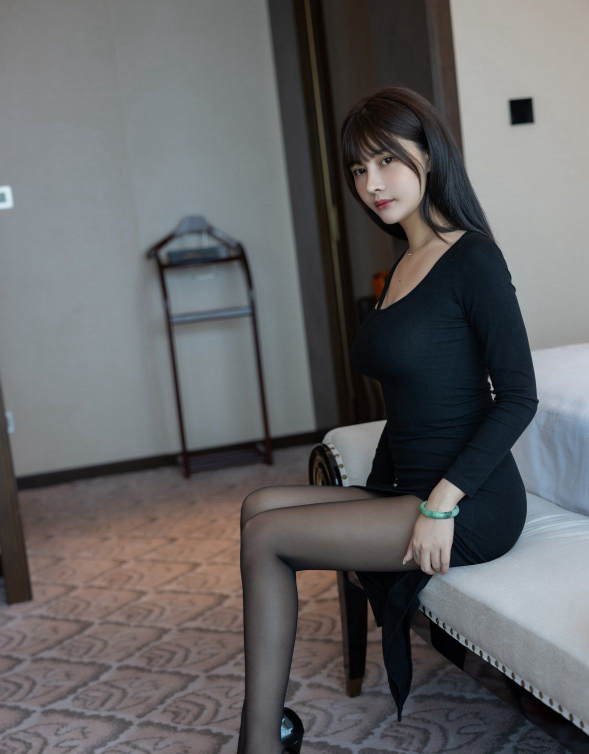
#> input picture picture_material/beauty_leg2.jpg, 1178 x 1507 px, found by its file name (shown at 1/2 size)
$ python 6.buttworth_low.py
#> lines starting #> are read from the running program, lines starting #| are printed output that depends on the picture
import numpy as np
import cv2
img = cv2.imread("picture_material/beauty_leg2.jpg")
#> img is the input picture: shape (1507, 1178, 3); mean B, G, R 101.2, 99.8, 100.1
img = cv2.resize(img, (int(img.shape[1]/4),int(img.shape[0]/4)), interpolation=cv2.INTER_AREA)
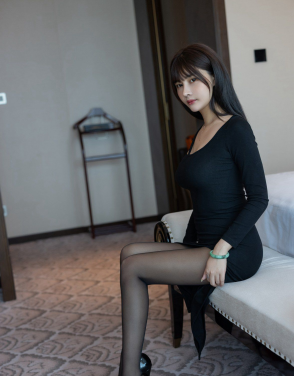
#> img: shape (376, 294, 3); mean B, G, R 101.2, 99.8, 100.1
img = cv2.cvtColor(img, cv2.COLOR_BGR2GRAY)
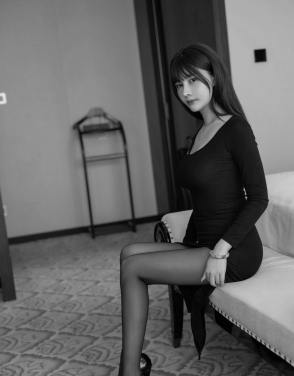
#> img: shape (376, 294); min 0, max 230, mean 100
# print(image.shape)
def frequency_filter(image ,filter):
    """
    :param image:
    :param filter: 频域变换函数
    :return:
    """
    fftImg = np.fft.fft2(image) #对图像进行傅里叶变换
    fftImgShift = np.fft.fftshift(fftImg)#傅里叶变换后坐标移动到图像中心
    handle_fftImgShift1 = fftImgShift*filter#对傅里叶变换后的图像进行频域变换

    handle_fftImgShift2 = np.fft.ifftshift(handle_fftImgShift1)
    handle_fftImgShift3 = np.fft.ifft2(handle_fftImgShift2)
    handle_fftImgShift4 = np.real(handle_fftImgShift3)#傅里叶反变换后取频域
    return np.uint8(handle_fftImgShift4)

def ILPF(image,d0,n):#理想低通滤波器
    H = np.empty_like(image,dtype=float)
    M,N = image.shape
    mid_x = int(M/2)
    mid_y = int(N/2)
    for y in range(0, M):
        for x in range(0,N):
            d = np.sqrt((x - mid_x) ** 2 + (y - mid_y) ** 2)
            if d <= d0:
                H[y, x] = 1**n
            else:
                H[y, x] = 0**n
    return H

def IHPF(img, d0, n):#理想高通滤波器
    H = np.empty_like(img, dtype = float)
    M, N = img.shape
    mid_x = int(M / 2)
    mid_y = int(N / 2)
    for y in range(0, M):
        for x in range(0, N):
            d = np.sqrt((x - mid_x) ** 2 + (y - mid_y) ** 2)
            if d <= d0:
                H[y, x] = 0**n
            else:
                H[y, x] = 1**n
    return H

def BLPF(image,d0,n):#巴特沃斯低通滤波器
    H = np.empty_like(image,float)
    M,N = image.shape
    mid_x = int(M/2)
    mid_y = int(N/2)
    for y in range(0, M):
        for x in range(0, N):
            d = np.sqrt((x - mid_x) ** 2 + (y - mid_y) ** 2)
            H[y,x] = 1/(1+(d/d0)**(n))
    return H

def GLPF(image,d0,n):#高斯低通滤波器
    H = np.empty_like(image,float)
    M, N = image.shape
    mid_x = M/2
    mid_y = N/2
    for x in range(0, M):
        for y in range(0, N):
            d = np.sqrt((x - mid_x)**2 + (y - mid_y) ** 2)
            H[x, y] = np.exp(-d**n/(2*d0**n))
    return H


def image_arrage(image,W,H,n,d0,step,filter):#图像绘制
    """
    :param image: 原始图像
    :param W: 每列图像个数
    :param H: 每行图像个数
    :param n: 阶数
    :param d0: 初始截止频率
    :param step: 截止频率步距
    :return: None
    """
#> called with W = 4, H = 2, n = 2, d0 = 30, step = 20
    imageHstack = {}
    for i in range(H):
        hStack = 'H'+str(i)
        flag = 0
        for i in range(W):
            if flag ==0:
                imageHstack[hStack] = frequency_filter(image,filter(image,d0,n))
                d0 += step
                flag +=1
            else:
                imageHstack[hStack] = np.hstack((imageHstack[hStack], frequency_filter(image, filter(image, d0, n))))
                d0 += step
                flag += 1
#> this loop made 2 passes
#> hStack on pass 2: 'H1'
#> pass 1, in frequency_filter, `handle_fftImgShift4 = np.real(handle_fftImgShift3)#傅里叶反变换后取频域`:
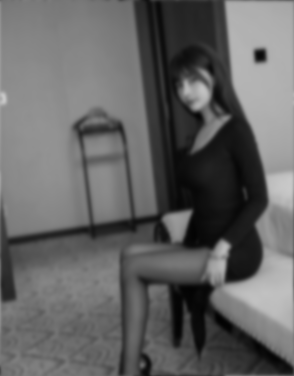
#> handle_fftImgShift4: shape (376, 294) float64; min 1.87, max 201.1, mean 100
#> pass 1, in GLPF (call 2), `H = np.empty_like(image,float)`:
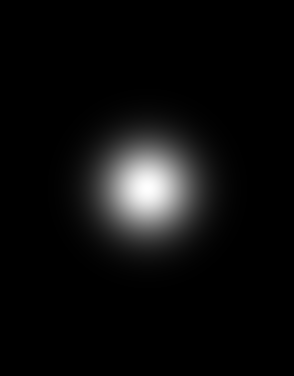
#> H: shape (376, 294) float64; min 4.69e-310, max 1, mean 0.0512
#> pass 1, in GLPF (call 3), `H = np.empty_like(image,float)`:
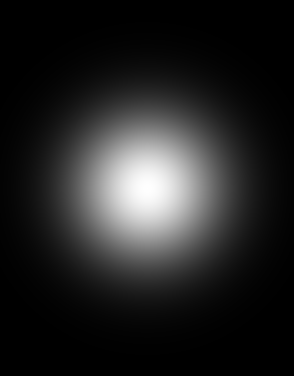
#> H: shape (376, 294) float64; min 4.69e-310, max 1, mean 0.142
#> after the loop, d0 = 190; imageHstack = 2 items
    flag = 0
#> flag = 0
    for i in imageHstack.values():

        if  flag == 0:
            imageStack = i
            flag += 1
        else:
            imageStack = np.vstack((imageStack,i))
#> this loop made 2 passes
#> flag on pass 1: 1
#> pass 1, in image_arrage, `imageStack = i`:
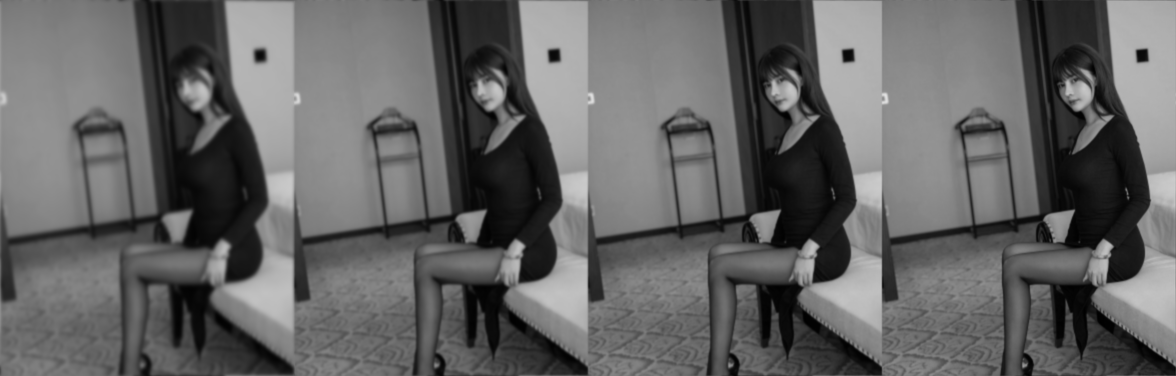
#> imageStack: shape (376, 1176); min 0, max 225, mean 99.5
#> pass 2, in image_arrage, `imageStack = np.vstack((imageStack,i))`:
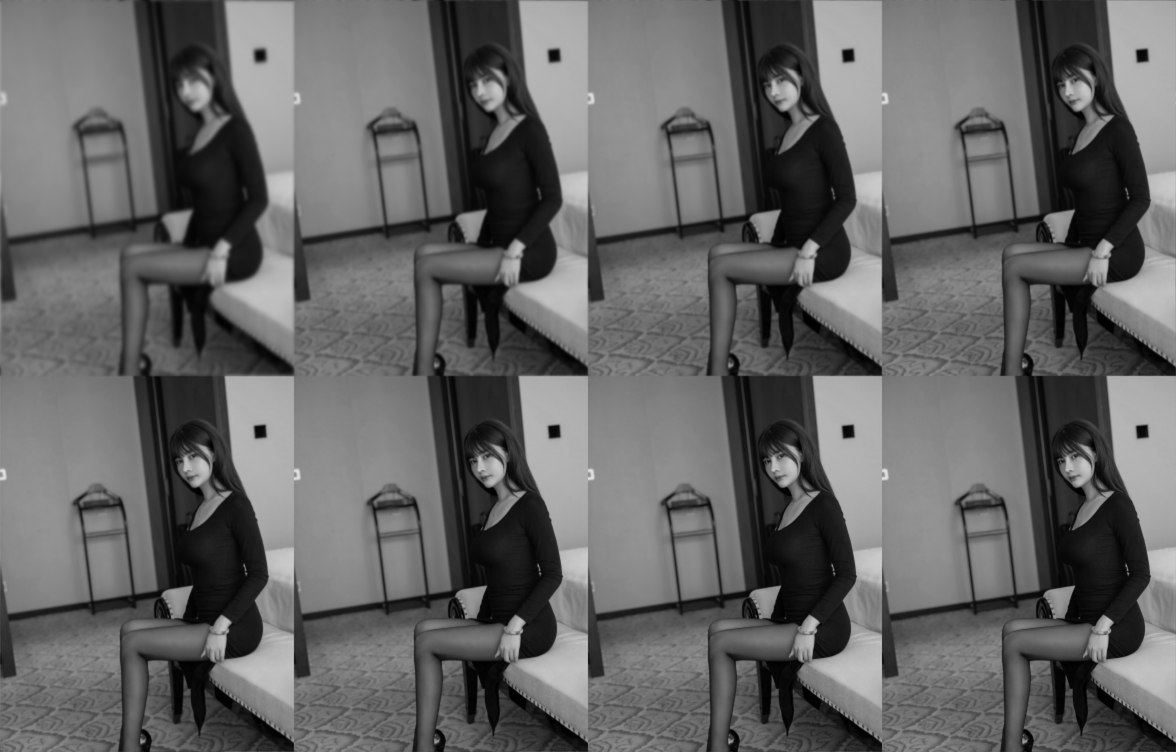
#> imageStack: shape (752, 1176); min 0, max 228, mean 99.5
#> after the loop, flag = 1
    # print(imageStack)
    return imageStack


# [11 lines of commented-out code are left out]
cv2.imshow('Img3',image_arrage(img,4,2,2,30,20,GLPF))

# cv2.resizeWindow('Img3',(20,20))
# cv2.imshow('Img3',frequency_filter(image,GLPF(image,80,n=2)))
cv2.waitKey()

$ run again, with picture_material/beauty_leg3.jpg copied over picture_material/beauty_leg2.jpg
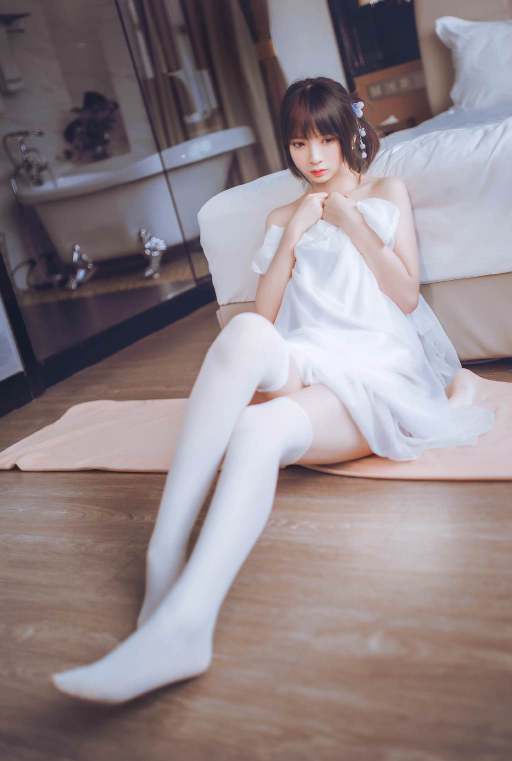
#> input picture picture_material/beauty_leg3.jpg, 1024 x 1522 px, found by its file name (shown at 1/2 size)
#> img is the input picture: shape (1522, 1024, 3); mean B, G, R 137.4, 133.4, 145.1
#> the loop in image_arrage, `for i in range(H):` made 2 passes
#> hStack on pass 2: 'H1'
#> pass 1, in GLPF (call 3), `H = np.empty_like(image,float)`:
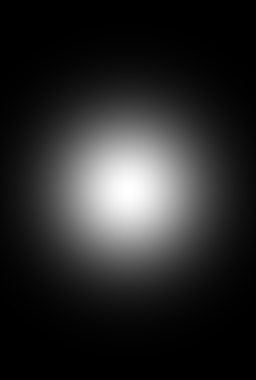
#> H: shape (380, 256) float64; min 4.69e-310, max 1, mean 0.16
#> after the loop in image_arrage, `for i in range(H):`: d0 = 190; imageHstack = 2 items
#> in image_arrage, `flag = 0`: flag = 0
#> the loop in image_arrage, `for i in imageHstack.values(): ` made 2 passes
#> flag on pass 1: 1
#> pass 2, in image_arrage, `imageStack = np.vstack((imageStack,i))`:
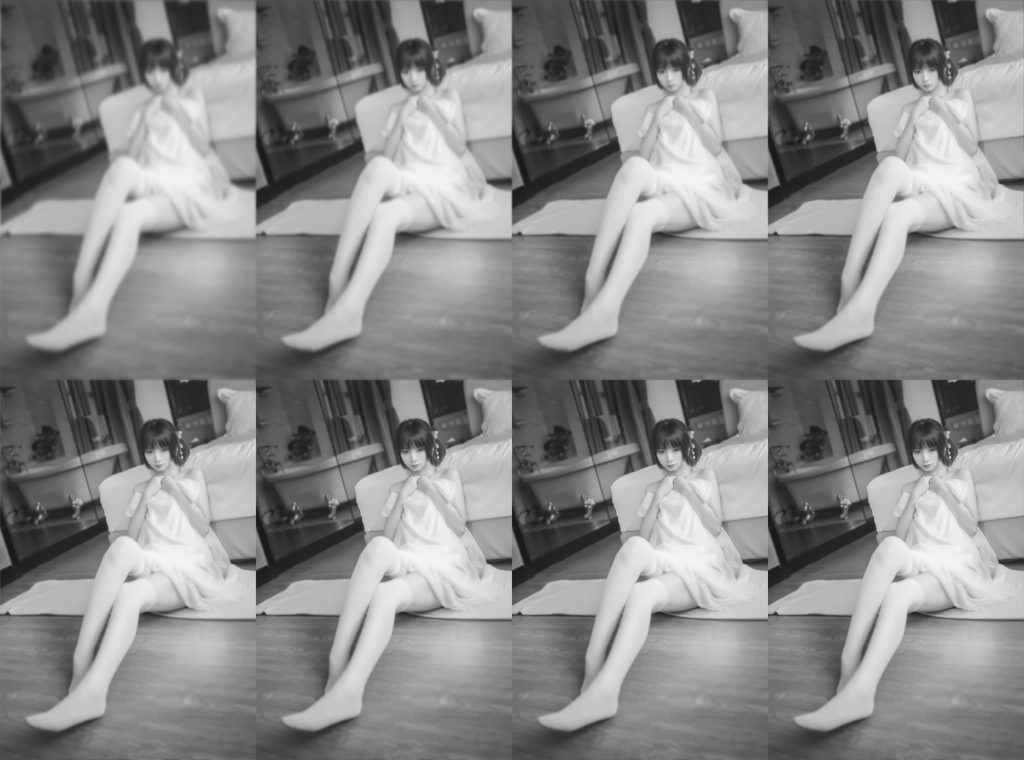
#> imageStack: shape (760, 1024); min 25, max 245, mean 136.8
#> after the loop in image_arrage, `for i in imageHstack.values():`: flag = 1
